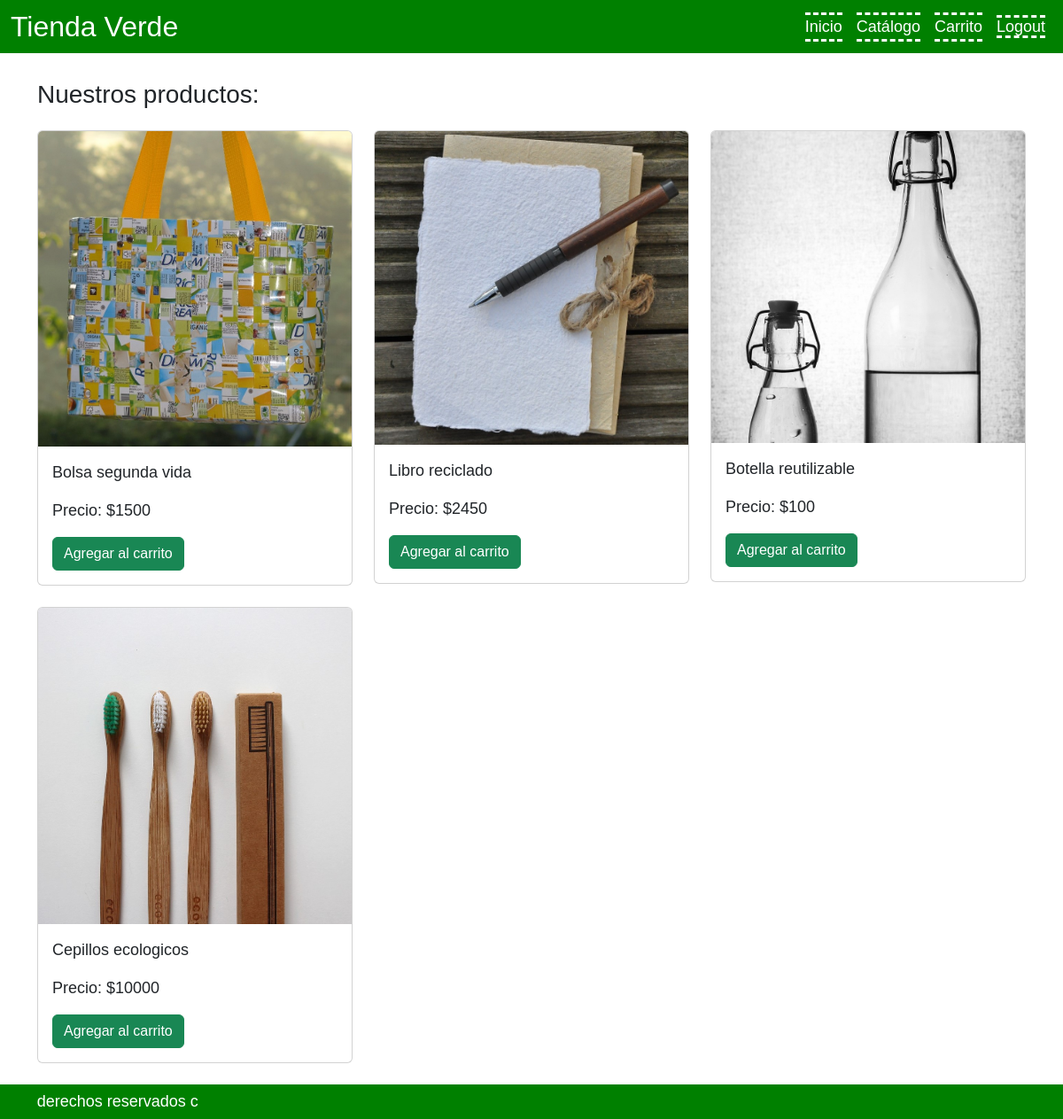
Page /catalogo/ (signed in) on the committed database.
### mundoVerde/models.py (models this page shows, shortened)
class Producto(models.Model):
    nombre = models.CharField(max_length=100)
    precio = models.DecimalField(max_digits=10, decimal_places=0)
    imagen = models.ImageField(upload_to='productos/')

### mundoVerde/views.py (the view)
# urls.py: path('catalogo/', views.mostrarCatalogo, name='catalogo'),
def mostrarCatalogo(request):
    productos = Producto.objects.all()  # Obtiene todos los productos
    return render(request, 'catalogo.html', {'productos': productos})

### mundoVerde/templates/catalogo.html (shortened to what this page needs)
{% extends 'base!.html' %}
{% block content %}
<div class="container">
    <h3 class="productos"> Nuestros productos: </h3>
    <div class="row g-12">
        {% for producto in productos %}
        <div class="col-12 col-md-6 col-lg-4">
            <div class="card mb-4">
                <img class="card-img-top" src="{{ producto.imagen.url }}" alt="{{ producto.nombre }}">
                <div class="card-body">
                    <p class="card-text">{{ producto.nombre }}</p>
                    <p class="card-text">Precio: ${{ producto.precio|floatformat:0 }}</p>
                    {% if user.is_authenticated %}
                    <form action="{% url 'agregarAlCarrito' producto.id %}" method="post">
                        <button type="submit" class="btn btn-success">Agregar al carrito</button>
                    </form>
                    {% endif %}
                </div>
            </div>
        </div>
        {% endfor %}
    </div>
</div>
{% endblock %}

### mundoVerde/templates/static/css/estilos.css (style rules this page uses)
body { font-size: large; font-family: 'Lucida Sans', 'Lucida Sans Regular', 'Lucida Grande', 'Lucida Sans Unicode', Geneva, Verdana, sans-serif; display: flex; flex-direction: column; min-height: 100vh; margin: 0; }
.productos { padding-top: 30px; padding-bottom: 15px; }
.card-text { font-size: 18px; }

### rows in the picture
Producto: imagen (picture), nombre "Bolsa segunda vida", precio "1500"
Producto: imagen (picture), nombre "Libro reciclado", precio "2450"
Producto: imagen (picture), nombre "Botella reutilizable", precio "100"
Producto: imagen (picture), nombre "Cepillos ecologicos", precio "10000"
